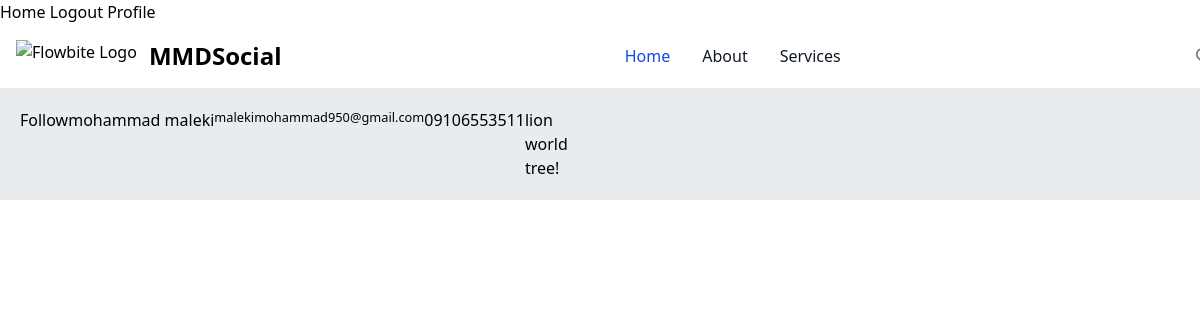
/profile/1/ (signed in), run on the app's committed database.
### account/models.py (models this page shows, shortened)
class User(AbstractBaseUser):
    phone_number = models.CharField(max_length=11, unique=True)
    email = models.EmailField(unique=True)
    full_name = models.CharField(max_length=100)
    is_active = models.BooleanField(default=True)
    is_admin = models.BooleanField(default=False)
    objects = UserManager()
    USERNAME_FIELD = 'phone_number'
    REQUIRED_FIELDS = ['email','full_name']

### home/models.py (models this page shows, shortened)
class Post(models.Model):
    user = models.ForeignKey(User, on_delete=models.CASCADE, related_name='posts')
    slug = models.SlugField(max_length=200)
    title = models.CharField(max_length=100)
    content = models.TextField()
    image = models.ImageField(upload_to='posts/%Y/%m/%d')
    created = models.DateTimeField(auto_now_add=True)
    updated = models.DateTimeField(auto_now=True)
    class Meta:
        ordering = ['-created']

### account/views.py (the view)
# urls.py: path('profile/<int:user_id>/', views.UserProfileView.as_view(), name='profile'),
class UserProfileView(LoginRequiredMixin,View):
    def get(self, request, user_id):
        user = User.objects.get(id=user_id)
        posts = user.posts.all()
        is_following = False
        relation = Relation.objects.filter(from_user=request.user, to_user=user)
        if relation:
            is_following = True
        return render(request, 'account/profile.html', {'user':user, 'posts':posts, 'is_following':is_following})

### account/templates/account/profile.html (shortened to what this page needs)
{% extends 'base.html' %}
{% block content %}
    {% if request.user.id != user.id and not is_following %}
        <a class="btn btn-primary" href="{% url 'home:follow' user.id %}">Follow</a><br>
    {% elif request.user.id != user.id and is_following %}
        <a class="btn btn-primary" href="{% url 'home:unfollow' user.id %}">UNFollow</a><br>
    {% endif %}
    <h3 class="text-center">{{ user.full_name }}</h3>
    <small>{{ user.email }}</small>
    <p>{{ user.phone_number }}</p>
    <br>
    <div class="card card-body">
        {% for post in posts %}
            <a href="{% url 'home:details' post.id %}">{{ post.title }}</a><br>
        {% endfor %}
    </div>
{% endblock %}

### data on the page
User: full_name "mohammad maleki", email "malekimohammad950@gmail.com", phone_number "09106553511"
Post: title "lion"
Post: title "world"
Post: title "tree!"
